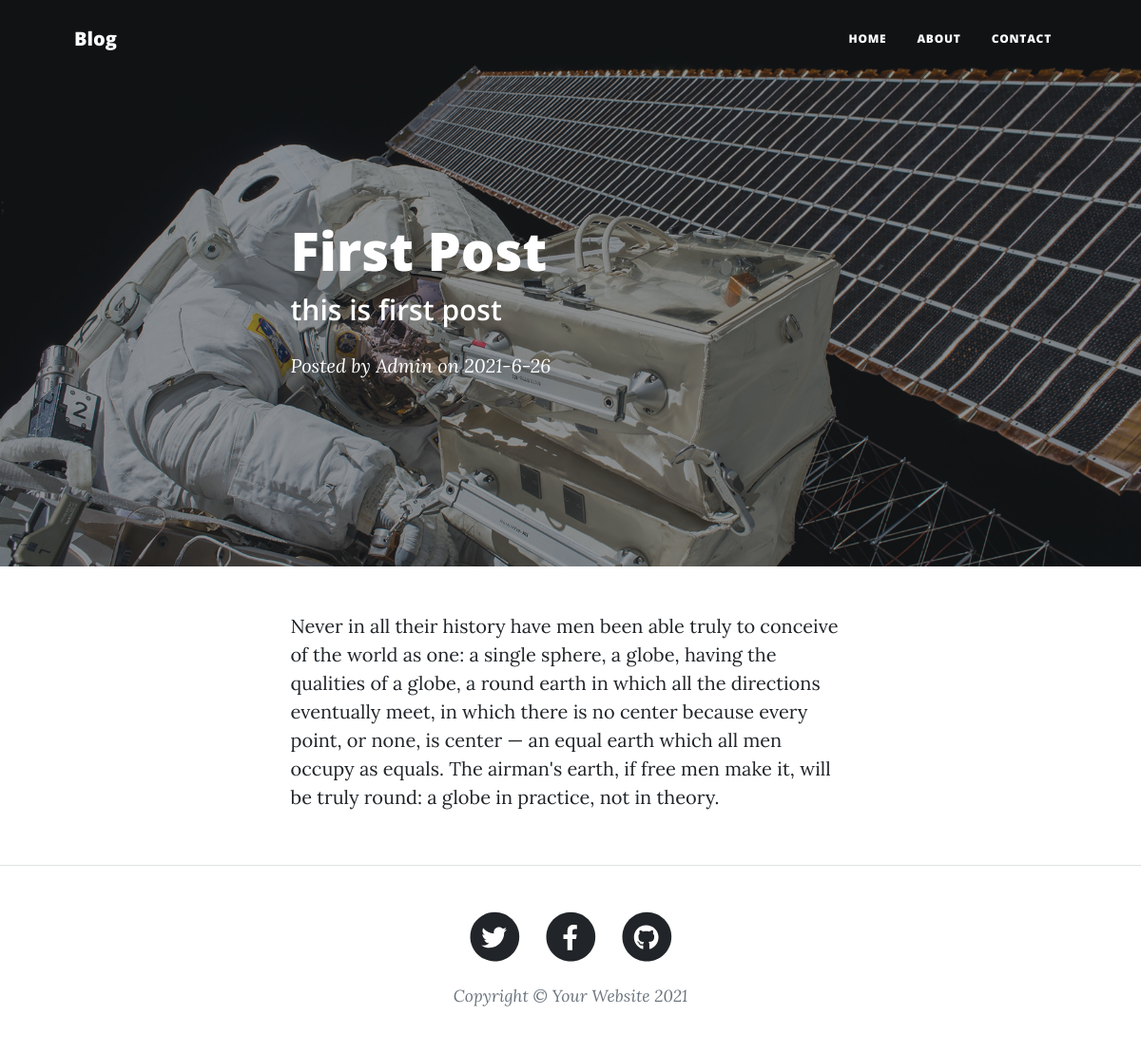
Screenshot of /post/first-post with the database file from the repository.
### main.py (models this page shows)
class Posts(db.Model):
    sno = db.Column(db.Integer, primary_key=True)
    title = db.Column(db.String(80), nullable=False)
    slug = db.Column(db.String(21), nullable=False)
    content = db.Column(db.String(120), nullable=False)
    tagline = db.Column(db.String(120), nullable=False)
    date = db.Column(db.String(12), nullable=True)
    img_file = db.Column(db.String(12), nullable=True)

### main.py (the view)
@app.route("/post/<string:post_slug>", methods=['GET'])
def post_route(post_slug):
    post = Posts.query.filter_by(slug=post_slug).first()
    return render_template('post.html', params=params, post=post )

### templates/post.html (shortened to what this page needs)
{% extends "layout.html" %}
{% block body %}
        {% set fname = 'img/' + post.img_file %}
        <header class="masthead" style="background-image: url('     {{ url_for('static', filename=fname)  }}')">;
            <div class="container position-relative px-4 px-lg-5">
                <div class="row gx-4 gx-lg-5 justify-content-center">
                    <div class="col-md-10 col-lg-8 col-xl-7">
                        <div class="post-heading">
                            <h1>{{post.title}}</h1>
                            <h2 class="subheading">{{post.tagline}}</h2>
                            <span class="meta">
                                Posted by
                                <a href="#!">Admin</a>
                                on {{post.date}}
                            </span>
                        </div>
                    </div>
                </div>
            </div>
        </header>
        <article class="mb-4">
            <div class="container px-4 px-lg-5">
                <div class="row gx-4 gx-lg-5 justify-content-center">
                    <div class="col-md-10 col-lg-8 col-xl-7">
                        {{post.content}}
                    </div>
                </div>
            </div>
        </article>
 {% endblock %}

### rows the page displays
Posts: title "First Post", tagline "this is first post", date "2021-6-26", content "Never in all their history have men been able truly to conceive of the world as one: a single sphere, a globe, having the qualities of a globe, a round earth in which all the directions eventually meet, in which there is no center because every point, or none, is center — an equal earth which all men occupy as equals. The airman's earth, if free men make it, will be truly round: a globe in practice, not in theory."

### other values shown
{{ params['blog_name'] }} "Blog"
